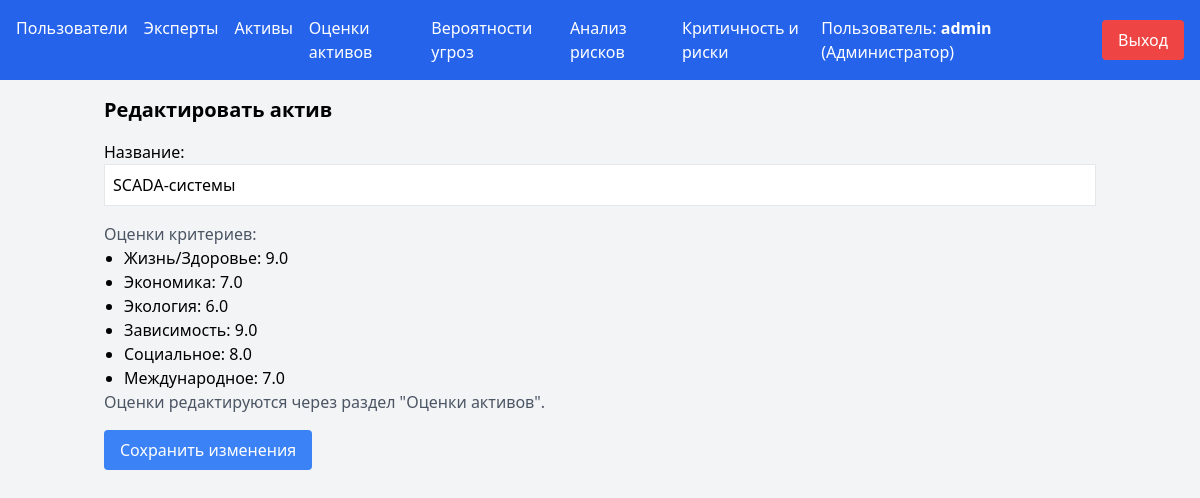
Screenshot of /assets/edit/1 (signed in) with the database file from the repository.
### tables this page shows
CREATE TABLE assets (
                id INTEGER PRIMARY KEY AUTOINCREMENT,
                name TEXT NOT NULL UNIQUE,
                life_health REAL,
                economy REAL,
                ecology REAL,
                dependency REAL,
                social REAL,
                international REAL,
                threat_probability REAL
            );

### app.py (the view, shortened to what this page needs)
@app.route('/assets/edit/<int:id>', methods=['GET', 'POST'])
@admin_required
def edit_asset(id):
    with sqlite3.connect('risk_assessment.db') as conn:
        cursor = conn.cursor()
        cursor.execute('SELECT id, name, life_health, economy, ecology, dependency, social, international, threat_probability FROM assets WHERE id = ?', (id,))
        asset = cursor.fetchone()
        if not asset:
            flash('Актив не найден!')
            return redirect(url_for('list_assets'))
    return render_template('edit_asset.html', asset=asset)

### app.py (called while the page is built)
def admin_required(f):
    @wraps(f)
    def decorated_function(*args, **kwargs):
        if 'user_id' not in session:
            flash('Пожалуйста, войдите в систему для доступа к этой странице.')
            return redirect(url_for('login'))
        if session.get('role') != 'admin':
            flash('Доступ запрещён. Требуются права администратора.')
            return redirect(url_for('index'))
        return f(*args, **kwargs)
    return decorated_function

### templates/edit_asset.html
{% extends "index.html" %}
{% block content %}
    <h2 class="text-xl font-semibold mb-4">Редактировать актив</h2>
    <form method="POST" action="{{ url_for('edit_asset', id=asset[0]) }}" class="space-y-4">
        <div>
            <label for="name" class="block">Название:</label>
            <input type="text" id="name" name="name" class="border p-2 w-full" value="{{ asset[1] }}" required>
        </div>
        <div>
            <p class="text-gray-600">Оценки критериев:</p>
            <ul class="list-disc pl-5">
                <li>Жизнь/Здоровье: {{ asset[2] | round(2) if asset[2] is not none else 'Не оценено' }}</li>
                <li>Экономика: {{ asset[3] | round(2) if asset[3] is not none else 'Не оценено' }}</li>
                <li>Экология: {{ asset[4] | round(2) if asset[4] is not none else 'Не оценено' }}</li>
                <li>Зависимость: {{ asset[5] | round(2) if asset[5] is not none else 'Не оценено' }}</li>
                <li>Социальное: {{ asset[6] | round(2) if asset[6] is not none else 'Не оценено' }}</li>
                <li>Международное: {{ asset[7] | round(2) if asset[7] is not none else 'Не оценено' }}</li>
            </ul>
            <p class="text-gray-600">Оценки редактируются через раздел "Оценки активов".</p>
        </div>
        <button type="submit" class="bg-blue-500 text-white px-4 py-2 rounded">Сохранить изменения</button>
    </form>
{% endblock %}

### rows the page displays
assets: name "SCADA-системы", life_health "9.0", economy "7.0", ecology "6.0", dependency "9.0", social "8.0", international "7.0"

### other values shown
{{ session.get('username') }} "admin"
{{ 'Администратор' if session.get('role') == 'admin' else 'Эксперт' }} "Администратор"
